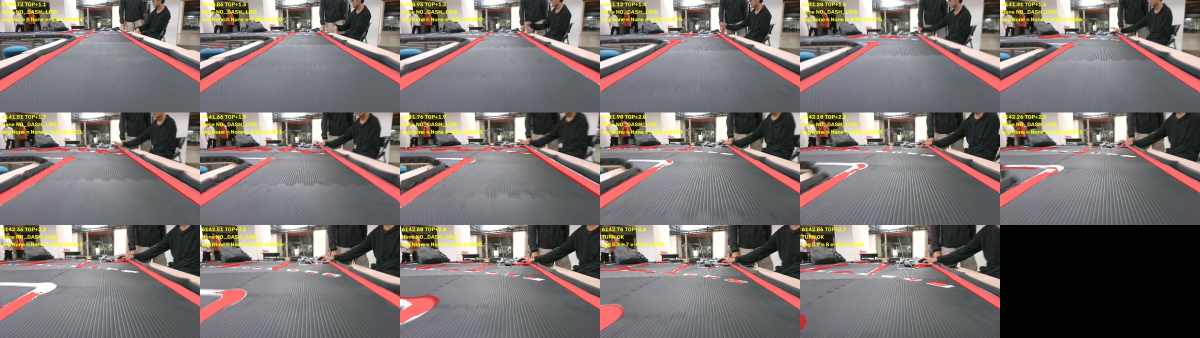
#> input picture experiments/field-20261116/0e6a_L1_normal_turn.jpg, 2400 x 675 px (shown at 1/2 size)
$ python -i dash_route.py   (imports and definitions only)
#> lines starting #> are read from the running program, lines starting #| are printed output that depends on the picture; after the words box and inside, x2 and y2 are one past the last pixel; in counts of white or black regions, pixels touching at a corner belong together
"""Post-crest dashed-line left turn for the live PID (dash-route-r1).

User 2026-11-01: after the ramp top the road opens up; at the white dashed
line the car must turn left; afterwards two lanes are separated by the dashed
line, either lane is fine and following the dashed line itself is acceptable;
the car should be straight before the next (down) ramp.

Route window (IMU, record-only logger -> imu_boost reader): opens after the
car was pitched up >= CLIMB_DEG for CLIMB_S and is level again (< LEVEL_DEG
for LEVEL_S); closes at the downhill (<= DOWN_DEG) or WINDOW_S after opening;
opens at most once per run. Outside the window nothing changes.

Inside the window, per camera frame (JPEG, 640x360): white = bright and
unsaturated below row Y_TOP; dash blocks = compact components; the dashed
line = >= 3 collinear blocks (RANSAC) with one block below NEAR_Y
(blue-turn-20261101/dash_bright.py r2: ACROSS -> ALONG sequence on three
hand-pushes). ACROSS (< ACROSS_DEG from horizontal) for ACROSS_FRAMES frames
-> TURN: path from the vehicle axis toward the row's left end. Otherwise
-> FOLLOW: path on the dashed line. The target x at the control row moves at
most MAX_SHIFT_PX_S (two dashed rows near the intersection). No dashes for
LOST_S -> release to the normal path. Experiment values, not safety limits.
"""
import numpy as np
import cv2
import json as _json
from pathlib import Path as _Path

# upper-turn-r1 (upper-20261115, offline candidate): optional dashed-turn timing, upper_turn.json next to this file, read when the
# DashRoute is built (run start). Missing / unreadable / enabled false -> {} -> dash-route-r27 behaviour exactly. Keys:
#  delay_slack {d0, a, b, v_min}: the r23 TURN_DELAYED delay is capped at max(0, (d0 - a - b * v) / v), v = wheel speed (m/s, set by
#    live_pid as self.v_mps). d0 = measured distance of the dashed line ahead of the front tyre at the TURN decision without delay
#    (0.93 m), a + b * v = distance the turn needs to end on the line at entry speed v (0.61 + 0.46 v, 29 passes of 11-14, geom.py).
#    At the r23 design speed (PWM 13, ~0.3 m/s) the cap is >= 0.6 s (no change); at 0.65-0.75 m/s it is 0-0.04 s.
#  along_min_turn: an ALONG dashed line (>= ACROSS_DEG) does not end the TURN while live_pid's align_ok is False (< 50 deg turned,
#    dash-align-min-r1); the TURN target is held (HOLD_LAST). 11-14: 5 of 29 TURNs ended at 24-34 deg on such a line and ALIGN
#    then ran at PWM 13 for 1.2-1.6 s.
TT_REVISION = 'upper-turn-r1'
# dash-pos-backup-r1 (dash-late-20261116, offline candidate): upper_turn.json key pos_backup {after_m, max_m, x_row, max_pitch_deg, min_lap}.
# Absent -> nothing below runs (try_path is the camera path only). When present: if the camera has not started the TURN and lap_pos
# (live_pid sets self.lp = last lap_pos state) is anchored at TOP, not lost, lap >= min_lap, after_m <= metres since TOP < max_m and
# |pitch_rel| < max_pitch_deg (route OPEN = after the climb, level), the TURN is started by position: same state as a camera TURN
# (mode TURN, turned True, target x_row at the control row = the median first camera-TURN x_row, 139 px). 0e6a lap 2 (11-16): the camera
# TURN came at TOP+4.17 m (clutter beyond the deck made RANSAC prefer a steep line through it, ALONG_BEFORE_TURN); 87 normal passes
# 11-14..16 decided at TOP+2.47..2.85 m. Experiment values.
PB_REVISION = 'dash-pos-backup-r1'


# [5 lines left out: function load_turn_timing, not called in this run]

REVISION = 'dash-route-r27'
CLIMB_DEG, CLIMB_S, LEVEL_DEG, LEVEL_S, DOWN_DEG, WINDOW_S = 8., 2., 3., .5, -5., 60.
V_MIN, S_MAX, Y_TOP, NEAR_Y, MIN_A, MAX_A = 185, 60, 100, 175, 25, 9000   # r20 (user, live 4de77f74 / 1c87c960 at PWM 13): 150 turned a little early -> 175
# r19 (user 2026-11-03: the left turn starts too late, live 373328c8 / eb7f7e3d): the dashed row was found as 7-11 blocks
# 1.5-2 s before the turn but all above row 200, so no line was reported. NEAR_Y 200 -> 150: video replay of 8 runs starts the
# turn 0.4-1.7 s earlier; 130 started b80b77e1 3.4 s early (likely false). test_near_y.py. Experiment value.
NEAR_BLOCKS = 2   # live 95d42be8 46.6 s: background blocks + one side-rail piece formed a false row
# r22 (live bb013bf3 lap 2, 146.9 s): the only block below NEAR_Y was a small white piece beyond the right rail (w 20, h 16,
# area 128) and the far row (y 115-138) started the turn early. Real near dashes in 5 runs: w >= 73, area >= 599, w/h >= 2.6.
# A block counts as near only when w >= NEAR_W and w/h >= NEAR_AR. Experiment values between the two groups.
NEAR_W, NEAR_AR = 45, 2.
# r24 (user 2026-11-04, live 480ddbc3 / 1b20e7b0 / ff9a6385): once the dashed line has been followed, the car drives ALONG the
# dashes and the nearest one looks tall (137x100, 122x108, 115x69 px at 20.9-24 s of 480ddbc3), so the r22 shape rule found no
# near block and the clearly visible line was reported as NO_DASH_LINE for 4-5 s; the lane segment fell back to the heading
# alone and the car crossed the road (480ddbc3) or stayed in the left lane past the downhill entrance (ff9a6385). The shape rule
# is meant for the across row that starts the turn; after the first FOLLOW frame any block below NEAR_Y counts as near again
# (as before r22). Video replay of the straights of 12 runs (raw-20261104e/f/g nearshape.py): line found 12 -> 32 frames in
# 480ddbc3 (all 20 new ones within 10 deg of the heading reference), 13 -> 46 in 1b20e7b0, 10 -> 50 in ff9a6385; new fits pointing
# elsewhere were mostly at the slope edge (floor circuit) and meet the existing direction gate (expect_rel). Turn start and the
# TURN itself keep the r22 rule.
ACROSS_DEG, ACROSS_FRAMES, LOST_S, MAX_SHIFT_PX_S = 35., 3, .5, 300.
# r2: start the turn on a nearly horizontal row: live 899318f1 never turned (true row 6-7 deg,
# 4-7 blocks, but < 2 blocks below NEAR_Y); false rows were tilted (95d42be8 46.2 s 19 deg,
# 899318f1 51.2 s 26-28 deg, 3-4 blocks).
START_DEG, START_N, START_FRAMES = 15., 4, 2
# r14 (live 902ad277, 2026-11-03): the car reached the crest at an angle and the real dashed row was tilted 18-26 deg with
# 6 blocks (95.08-95.32 s), so the turn never started (ACROSS_NOT_START_ROW); rows under 15 deg had only 3 blocks or came
# between along-line frames. A tilted row also starts the turn when it has START_N2 blocks; the known false rows were
# 19 / 26-28 deg with 3-4 blocks (95d42be8, 899318f1). Experiment values.
START_DEG2, START_N2 = 26., 5
# r16 (live 470fb7e7, crest start): the row was seen at 7.94 s (10.0 deg, 4 blocks) and 10.41 s (11.7 deg, 5 blocks) but the
# next frame had 3 blocks (13.3 / 13.6 deg) and reset the count, so the turn never started. After one start-quality frame
# (ACROSS_PENDING) the next across frame needs only CONT_N blocks below START_DEG2. Experiment value.
CONT_N = 3
# r26 (user 2026-11-07, live 69f80d3f 93.4-94.8 s): the row was seen with 3 blocks at 7-12 deg for 1.4 s (part of it out of view with
# the car right of the lane) and never started the turn. A row with START3_N blocks below START3_DEG in START3_FRAMES frames, each
# within START3_GAP_S of the previous, passes the start test; the known false rows were tilted 19-28 deg. Experiment values.
START3_N, START3_DEG, START3_FRAMES, START3_GAP_S = 3, 13., 3, .3   # r27 (user 2026-11-07 e624, pre-turn PWM 18 / 0.40 m/s: the row was seen in only 3 frames below 13 deg -> no turn); replay of 21 runs: 3 frames triggers within 0.3 s of every real start, no early trigger
# r17 (live 037eb84e, crest start): a clear row at 6.60 s (9.0 deg, 9 blocks) was followed by a frame without any line and
# the turn waited for the next row, 1.1 s later. A row below START_DEG with at least STRONG_N blocks starts the turn on its
# own. The known false rows had 3-4 blocks. Experiment value.
STRONG_N = 6
# r3: live 0e5ab60e turned at 53.69 s and followed the dashed line from 55.1 s, then stopped at
# 58.68 s NO_SUPPORTED_FIXED_ROW: the FOLLOW path ended at the lowest dash block (row 202, control
# row 215.7). The FOLLOW path now runs along the fitted line down to the image bottom (like TURN).
# Also 57.72 / 57.80 / 58.13 / 58.38 s: a crossing dash row (19-21 deg) switched the steady FOLLOW
# back to TURN (target to the row's left end). After FOLLOW has lasted FOLLOW_LOCK_S, crossing rows
# are ignored (the last target is held as for a missing line). Experiment value.
FOLLOW_LOCK_S = 1.0
# r6: live 29b9fd2b went back to TURN at 60.35 / 61.15 / 61.40-62.04 s (crossing rows inside the first
# second of FOLLOW): turn floor 1132 us for 0.7 s, heading 30 deg too far left. Once FOLLOW was
# reached, crossing rows never start TURN again (the heading hold finishes the turn).
# r4: live f79e17c9 turned too slowly (user): during TURN the PID only reached 1260 us once and
# then 1350-1390 (target = the row's left end, x 82-142 -> error about -0.7; integral pinned at
# +40 us from the flat-ground offset), the dashes left the image and the run stopped at 56.87 s.
# The successful turn in 0e5ab60e reached 1124-1137 us. While TURN is active (OK or HOLD_LAST)
# the steering target is the more-left of the PID value and TURN_FRAC of the left range
# (centre 1580, min 1020 -> 1132 us). The saved steering rate limit still applies. Experiment value.
TURN_FRAC = .75   # r18 (user 2026-11-03: the dashed turn is too hard): 0.8 -> 0.95 (centre 1390, min 880 -> 905 us); dash-turn-stop-r1
# r25 (user 2026-11-06, live 6fc436d5): with the new linkage min_us is 750 and TURN_FRAC 1.0 steered to the full lock; at PWM 13 the
# turn cut far inside, the car then followed the dashes along the platform edge and drove off it. 0.75 x (1390 - 750) = 480 ->
# 910 us, the geometry of the 905 us turn before the linkage change. Experiment value.
# (user 2026-11-05): the left limit is now the measured stop (1000), 0.95 gave 1020 (short of the stop, radius 80 -> 91 cm) -> 1.0 = 1000
# r5: live cd6f0c63 lost the dashed line at 59.37 s, held the stale target x 511 for 1.3 s (steering
# right, gyro -7 deg) and then never followed the dashes again (ALONG_BEFORE_TURN needs a new TURN);
# the normal path in the two-lane section drifted 36 deg right before the downhill. Now: the turn
# happens once per window (self.turned); after it the dashed line is picked up again whenever seen
# (FOLLOW), crossing rows never start a second turn, and the stale hold is LOST_S 0.5 s (was 1.5).

# r7 (user 2026-11-02): (1) crest start for quick downhill tests: the route window is open from the run
# start (path option camera-pair-v2-junction-crest); (2) in that option the two-lane section follows the
# LEFT lane: centre between the dashed line and the solid line to its left (long thin white components,
# at least LEFT_MARGIN px left of the dashes); without a visible left line the target is the dashed line
# shifted left by lane_k * (y - HORIZON_Y) (lane_k learnt from the last frame with both lines, default
# LANE_K from c1f62feb 61.0 s). Experiment values.
HORIZON_Y, LANE_K, LANE_K_RANGE, LEFT_ROWS = 60., .85, (.4, 1.5), 12
# r8 (user 2026-11-02, live 3917715e): pulling the car into the left lane needed 1187-1279 us right after the
# turn and swung back to 1948 us; the learnt lane_k jumped 0.4 <-> 1.5. The crest option now keeps the car
# between the dashed line and the right lane (its natural exit side): target = dashes + RIGHT_K * (y - HORIZON_Y),
# a fixed quarter lane (half of LANE_K), and the target moves at most LANE_SHIFT_PX_S (was MAX_SHIFT_PX_S).
RIGHT_K, LANE_SHIFT_PX_S = .42, 120.
# r9 (user 2026-11-02, live 2155b25b): keep to the right lane, a little left of its centre: RIGHT_K .42 -> .65
# (right-lane centre would be LANE_K .85). In 2155b25b the quarter-lane target (x 238-298 at the control row)
# was still left of the car after the turn.
RIGHT_K = .65
# r12 (user 2026-11-02, live 310b6ae8): .65 put the target 100-190 px right of centre and took the car to the
# right platform edge; .42 (r8) was still left of the car -> .5.
RIGHT_K = .5
# r11 (live 05c8ec88): the 120 px/s target limit left the target 160 px behind the dashes (17.9 s) -> back to
# MAX_SHIFT_PX_S; near the left edge the solid edge line was taken as the dashed line (20.1-20.5 s, direction
# 13-17 deg off the reference). A dashed line whose direction differs from the heading reference by more than
# DIR_GATE_DEG is rejected (expect_rel = yaw - reference, set each frame by live_pid from heading-hold; None ->
# no gate). Direction from the line at HORIZON_Y against the straight-line vanishing point (VP_X, F_PX).
LANE_SHIFT_PX_S, DIR_GATE_DEG, VP_X, F_PX = 300., 10., 333., 493.


# [22 lines left out: function solid_left, not called in this run]


# r13 (user 2026-11-03, live 43340794): in the two-lane section use the dashed line's extension (it leads to the
# downhill entrance centre) and, without dashes, the solid side lines. side_lines() fits the inner edge of the
# long thin white components on each side (left: x < 300, right: x > 340 at the bottom rows) as x = a*y + b.
SIDE_MIN_ROWS = 12
# r20: live_pid ends the TURN once the gyro says TURN_MAX_DEG were turned (1c87c960: at PWM 13 the row stayed in view, TURN
# lasted > 5.8 s and turned 104 deg of the ~88 needed; the dashes seen at 27-30 deg afterwards kept it in TURN).
TURN_MAX_DEG = 70.
# r21 lap re-arm (user, live 1f3d7ba7: the route stayed DONE from 26.7 s for the next 120 s, so the second crest had no dashed
# turn / two-lane logic): after a real downhill (pitch <= REARM_DOWN_DEG at some point after DONE) and REARM_S of level
# ground the route goes back to WAIT_CLIMB with the turn state cleared; self.lap counts the re-arms (live_pid resets the
# heading hold, lane segment and downhill entry). A crest-edge bump (-6 deg) does not re-arm. Experiment values.
REARM_DOWN_DEG, REARM_S = -10., 3.
# r23 (user 2026-11-04, live 0ef89769 vs 9eedee0a): (1) after the turn, 13.27-13.96 s, the real dashed line was in view at
# 25-28 deg (4-7 blocks), its direction 0-1.5 deg from the heading reference and 0.34-0.78 right of the car axis, but every
# line below ACROSS_DEG counted as a crossing row and was ignored: HEADING_BLIND 942 us went on and the car turned ~10 deg
# past the reference. Once turned, a line from ALIGN_MIN_DEG with at least START_N blocks whose direction is within
# ALIGN_GATE_DEG of the reference (expect_rel) is followed (FOLLOW). The lower lines at 11.6-12.2 s (6-13 deg) were 7-123 deg
# off and stay unused. (2) Both runs turned with the same commands; run 1 started with the car left of the lane (normal-path
# error +0.12..+0.28) and the fixed arc took the left wheels off, run 2 started right of it (-0.19..-0.29) and stayed on.
# A positive normal-path error (car left) delays the turn start by DELAY_K_S * error, at most DELAY_MAX_S. Experiment values.
ALIGN_MIN_DEG, ALIGN_GATE_DEG, DELAY_K_S, DELAY_MAX_S = 20., 10., 1., .4
# r15 (live a591a0ec 108.6-110.7 s): at the crest edge before the downhill the floor track below was taken as the lane's
# side lines (only in the upper half, slopes -2.65 / 3.47) and the lane segment jumped 1662 -> 955 -> 1521 us. A side line
# must reach SIDE_NEAR_Y (lower part of the 640x360 image). Experiment value.
SIDE_NEAR_Y = 250


def side_lines(img):
    m = white(img)
    n, lab, st, _ = cv2.connectedComponentsWithStats(m, 8)
    keep = np.zeros(n, bool)
    for k in range(1, n):
        x, y, w, h, a = st[k]
        if max(w, h) >= 120 and a >= 400 and a / float(w * h) < .5: keep[k] = True
    big = keep[lab]; out = {}
    for side in ('left', 'right'):
        pts = []
        for y in range(120, 359, 3):
            xs = np.flatnonzero(big[y])
            if side == 'left': xs = xs[xs < 300]; v = float(xs.max()) if len(xs) else None
            else: xs = xs[xs > 340]; v = float(xs.min()) if len(xs) else None
            if v is not None: pts.append((y, v))
        if len(pts) < SIDE_MIN_ROWS: continue
        P = np.array(pts); best = None; rng = np.random.default_rng(1)
        for _ in range(150):
            i, j = rng.choice(len(P), 2, replace=False)
            if abs(P[i, 0] - P[j, 0]) < 20: continue
            a = (P[j, 1] - P[i, 1]) / (P[j, 0] - P[i, 0]); b = P[i, 1] - a * P[i, 0]
            inl = np.abs(P[:, 1] - (a * P[:, 0] + b)) < 5
            if best is None or inl.sum() > best.sum(): best = inl
        if best is None or best.sum() < SIDE_MIN_ROWS or P[best, 0].max() < SIDE_NEAR_Y: continue
        a, b = np.polyfit(P[best, 0], P[best, 1], 1); out[side] = dict(a=round(float(a), 5), b=round(float(b), 2), n=int(best.sum()))
    return out


def turn_steer(center_us, min_us):
    return float(center_us) - TURN_FRAC * (float(center_us) - float(min_us))
AXIS = 338


def white(img):
    hsv = cv2.cvtColor(img, cv2.COLOR_BGR2HSV)
    m = (hsv[..., 2] >= V_MIN) & (hsv[..., 1] <= S_MAX); m[:Y_TOP] = False
    return cv2.morphologyEx(m.astype(np.uint8), cv2.MORPH_OPEN, np.ones((3, 3), np.uint8))


# [39 lines left out: functions dash_blocks, ransac_line, detect, _line_path, not called in this run]


class DashRoute:
    def seed(self, plan):
        from ops07_route import seed_dash
        return seed_dash(self, plan)

    # [165 lines left out: functions __init__, _cap_delay, update_route, try_path, _try_path_cam, not called in this run]

    def _path_to(self, x_row, row_y):
        return _line_path(AXIS, 359., x_row, row_y - 1, row_y - 1)

>>> import cv2
>>> picture = cv2.imread('../0e6a_L1_normal_turn.jpg')
#> picture is the input picture: shape (675, 2400, 3); mean B, G, R 111.3, 113.2, 122.2
>>> result = side_lines(picture)
#> in white, `m = (hsv[..., 2] >= V_MIN) & (hsv[..., 1] <= S_MAX)`:
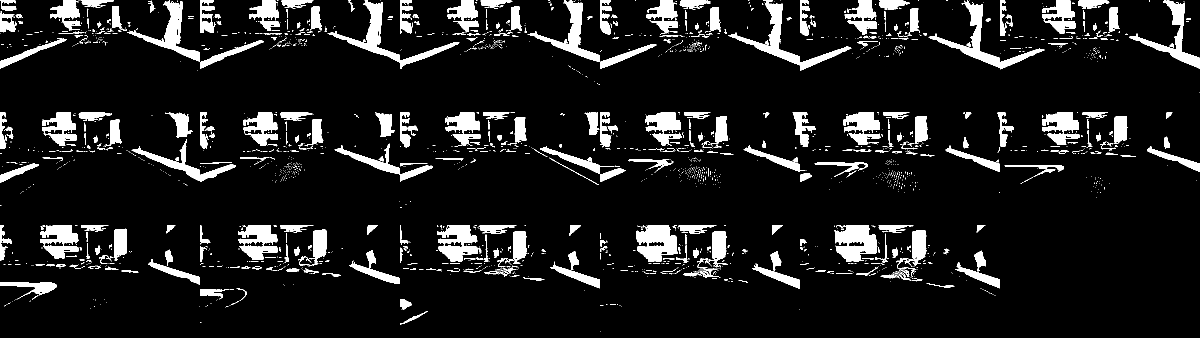
#> m: shape (675, 2400) bool (shown at 1/2 size); 10.3% white; 2459 white regions (2042 under 20 px), largest, box (x1, y1, x2, y2) and area: (254, 0, 528, 138) 4971, (1055, 0, 1313, 138) 4946, (1456, 0, 1703, 141) 4902
#> in white, `m[:Y_TOP] = False`:
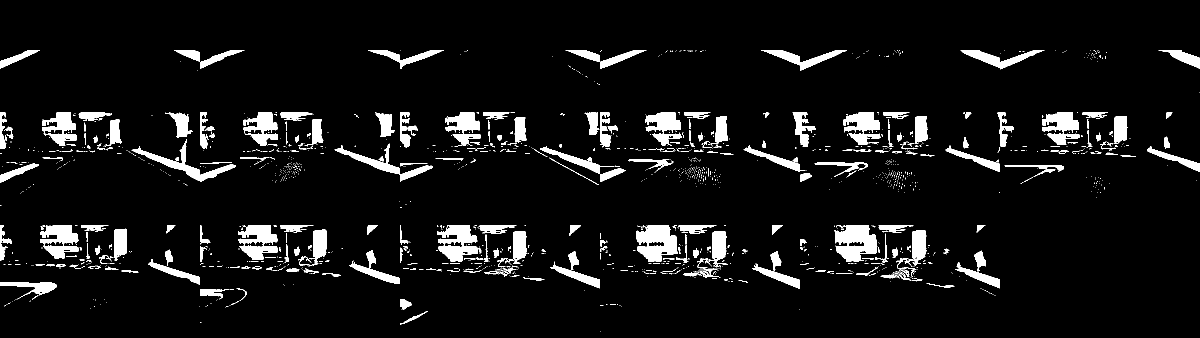
#> m: shape (675, 2400) bool (shown at 1/2 size); 7.2% white; 1751 white regions (1456 under 20 px), largest, box (x1, y1, x2, y2) and area: (1669, 450, 1754, 523) 4204, (1272, 450, 1355, 524) 4106, (875, 450, 956, 523) 3564
#> in white, `return cv2.morphologyEx(m.astype(np.uint8), cv2.MORPH_OPEN, np.ones((3..`:
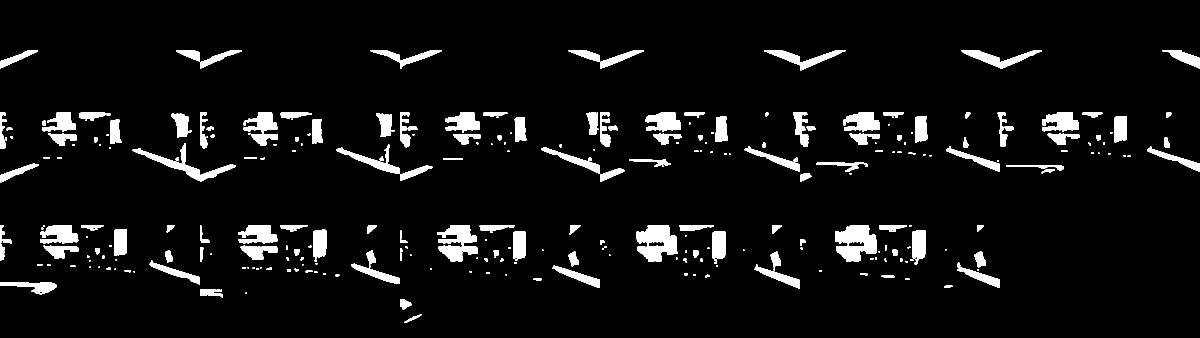
#> returned value: shape (675, 2400) (shown at 1/2 size); values 0 (black) and 1 (white), 6.3% white; 294 white regions (102 under 20 px), largest, box (x1, y1, x2, y2) and area: (1670, 450, 1754, 523) 4110, (1273, 450, 1355, 524) 4057, (875, 450, 956, 523) 3474
#> in side_lines, `n, lab, st, _ = cv2.connectedComponentsWithStats(m, 8)`:
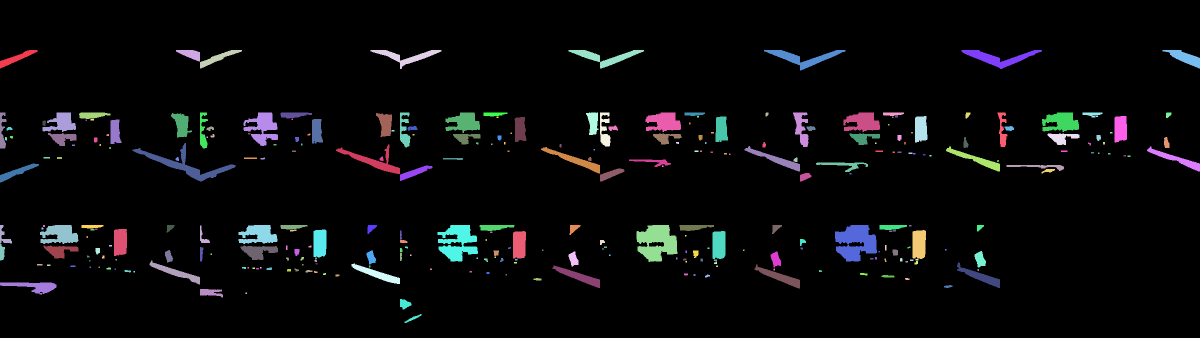
#> lab: shape (675, 2400) int32 (shown at 1/2 size); 295 distinct labels, from 0 to 294; one colour per label, 0 black
#> in side_lines, `n, lab, st, _ = cv2.connectedComponentsWithStats(m, 8)`: n = 295; st = 295 rows, first 6: [0, 0, 2400, 675, 1517541], [0, 100, 75, 37, 854], [352, 100, 48, 23, 637], [400, 100, 84, 37, 880], [741, 100, 142, 38, 1495], [1137, 100, 151, 37, 1759]
#> the loop in side_lines, `for k in range(1, n):` made 294 passes
#> in side_lines, `big = keep[lab]`:
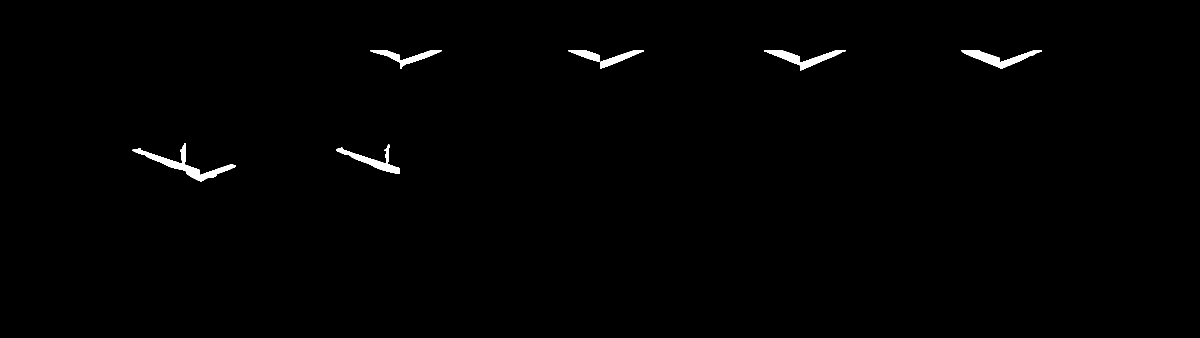
#> big: shape (675, 2400) bool (shown at 1/2 size); 0.75% white; 6 white regions, box (x1, y1, x2, y2) and area: (265, 286, 471, 363) 2930, (1923, 100, 2084, 138) 2122, (1528, 100, 1691, 141) 2034, (672, 289, 800, 348) 1765, (1137, 100, 1288, 137) 1759, (741, 100, 883, 138) 1495
#> after the loop in side_lines, `for side in ('left', 'right'):`: out = 1 item
#> result = 1 item
